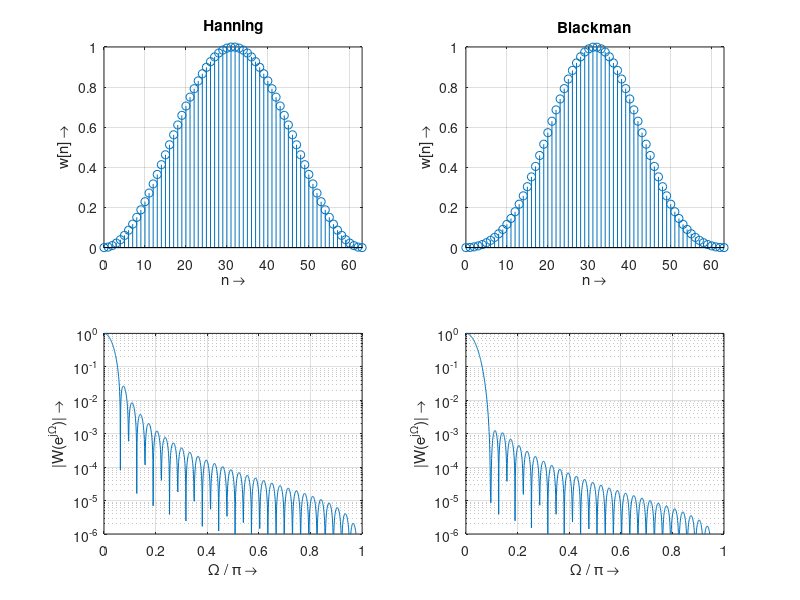
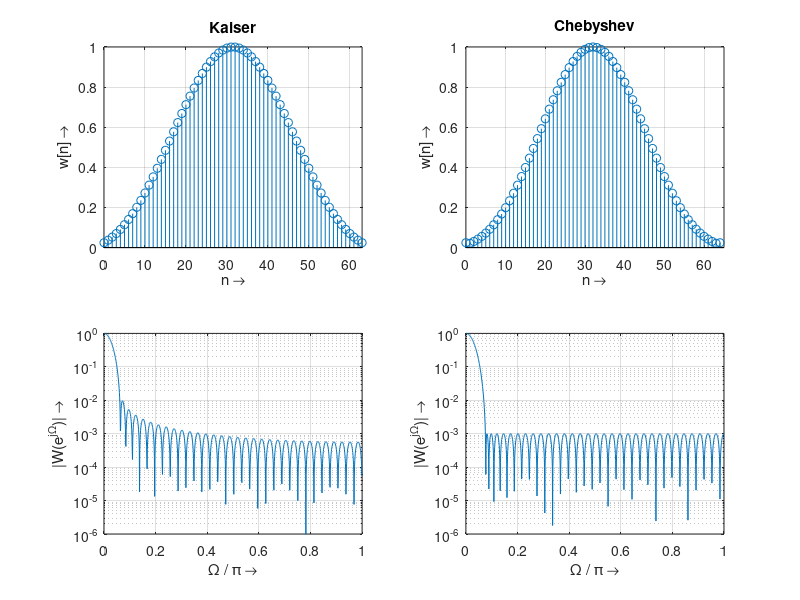

Write the MATLAB code that produced these figures, in order.
% windows.m
% Version 08.10.01 / kzr

N = 64; NC = 65;        % length of windows
M = 2048;               % length of fft
f = 0:M-1; f = f/(M/2); % normalized radian frequency
FIG1 = figure('Name','Hanning and Blackman window', 'NumberTitle','off');
w = hanning(N);	% Hanning window
subplot(2,2,1), stem(0:N-1,w), grid
axis([0 N-1 0 1])
title('Hanning'), xlabel('n \rightarrow'), ylabel('w[n] \rightarrow') 
W = fft([w' zeros(1,M-N)]);
W = W/abs(W(1));
subplot(2,2,3),semilogy(f,abs(W)), grid
axis([0 1 1e-6 1])
xlabel('\Omega / \pi \rightarrow'), ylabel('|W(e^{j\Omega})| \rightarrow') 
w = blackman(N); % Blackman window
subplot(2,2,2), stem(0:N-1,w), grid
axis([0 N-1 0 1])
title('Blackman'), xlabel('n \rightarrow'), ylabel('w[n] \rightarrow') 
W = fft([w' zeros(1,M-N)]);
W = W/abs(W(1));
subplot(2,2,4),semilogy(f,abs(W)), grid
axis([0 1 1e-6 1])
xlabel('\Omega / \pi \rightarrow')
ylabel('|W(e^{j\Omega})| \rightarrow') 
FIG2 = figure('Name','Kaiser and Chebyshev window','NumberTitle','off');
w = kaiser(N,5.46);	% Kaiser window
subplot(2,2,1), stem(0:N-1,w), grid
axis([0 N-1 0 1])
title('Kaiser'), xlabel('n \rightarrow'), ylabel('w[n] \rightarrow') 
W = fft([w' zeros(1,M-N)]);
W = W/abs(W(1));
subplot(2,2,3),semilogy(f,abs(W)), grid
axis([0 1 1e-6 1])
xlabel('\Omega / \pi \rightarrow'), ylabel('|W(e^{j\Omega})| \rightarrow') 
w = chebwin(NC,60);	% Chebyshev window
subplot(2,2,2), stem(0:NC-1,w), grid
axis([0 NC 0 1])
title('Chebyshev'), xlabel('n \rightarrow'), ylabel('w[n] \rightarrow') 
W = fft([w' zeros(1,M-NC)]);
W = W/abs(W(1));
subplot(2,2,4),semilogy(f,abs(W)), grid
axis([0 1 1e-6 1])
xlabel('\Omega / \pi \rightarrow'), ylabel('|W(e^{j\Omega})| \rightarrow') 
% end
